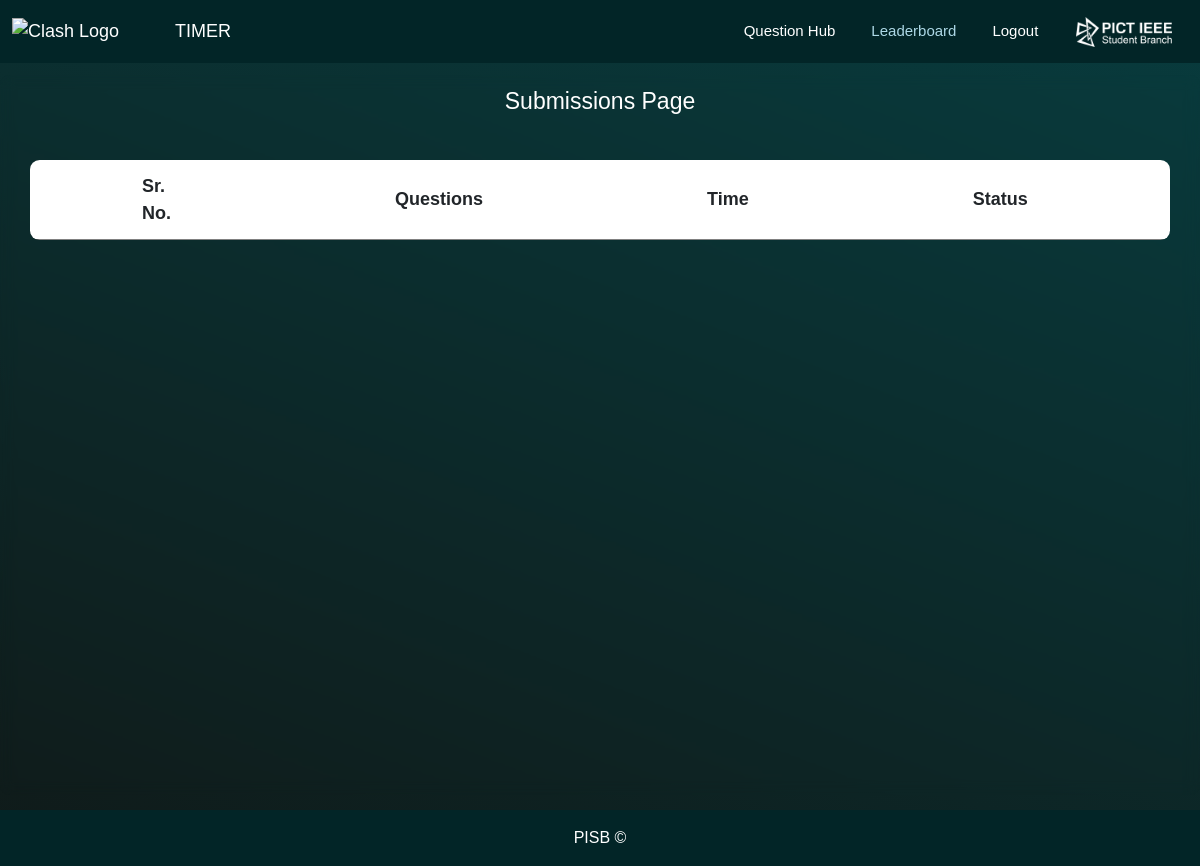
/submissions/ (signed in), run on an earlier commit of the app's database.
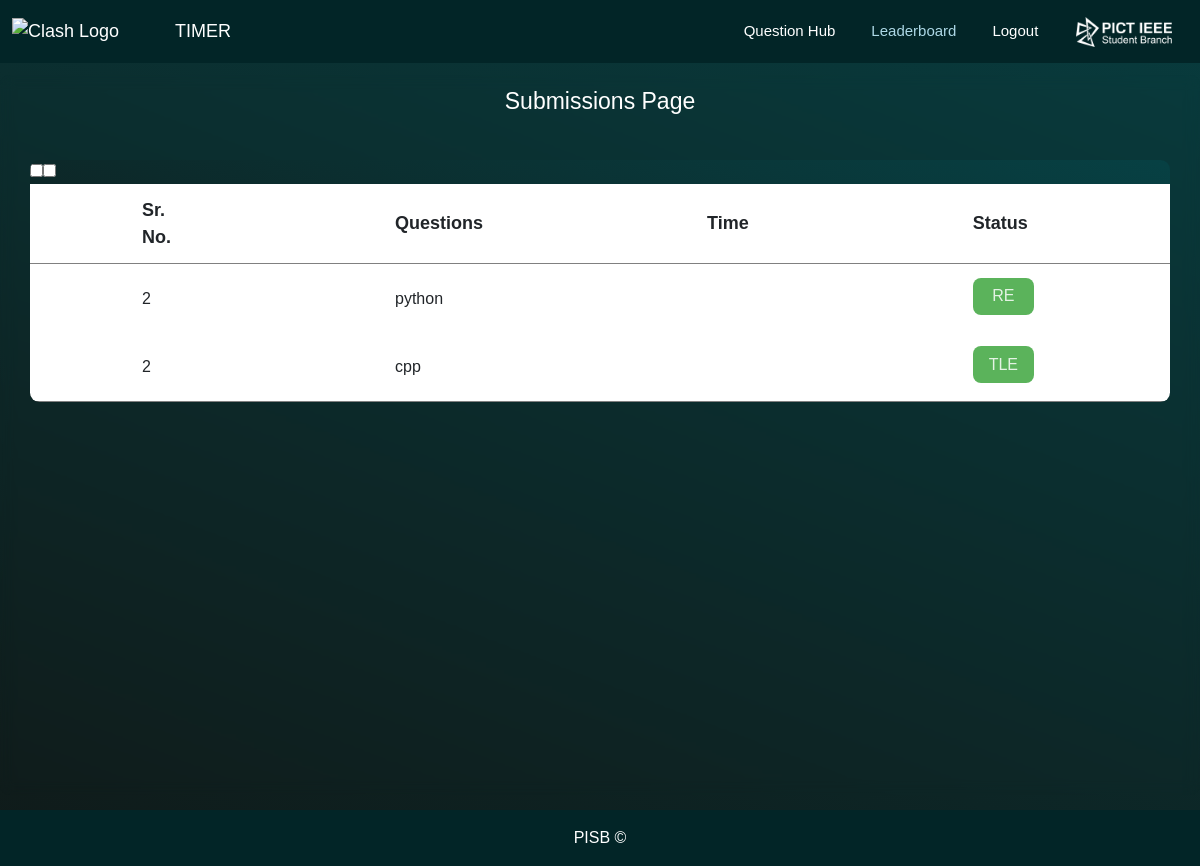
And on a later commit of the database.
### app1/models.py (models this page shows)
class Submission(models.Model):
    team = models.ForeignKey(Team, on_delete=models.CASCADE)
    player = models.ForeignKey(User, on_delete=models.CASCADE)
    q_id = models.ForeignKey(Question,on_delete=models.CASCADE)
    s_language = models.CharField(blank=True, max_length=50)
    s_code = models.TextField(null=True,blank=True)
    s_pt = models.IntegerField(default=0)
    s_time= models.DateTimeField(default = timezone.now)
    q_chices = (
        ('TLE','Time Limit Exceeded'),
        ('CE','Compilation Error'),
        ('RE','Runtime Error'),
    	('WA','Wrong Answer'),
        ('AC' ,'Accepted'),
    )
    q_status = models.CharField(max_length=5,choices=q_chices,blank=True,null=True)
    def __str__(self):
        return f"{self.team}"

class Question(models.Model):
    q_id = models.IntegerField(primary_key=True)
    q_title = models.CharField(max_length=40)
    q_descrp =models.TextField()
    q_ip_formate = models.TextField(null=True,blank=True)
    q_op_formate = models.TextField(null=True,blank=True)
    q_const = models.TextField(null=True,blank=True)
    q_sip = models.TextField(null=True,blank=True)
    q_sop = models.TextField(null=True,blank=True)
    q_diff_level = models.CharField( max_length=50)
    q_point = models.IntegerField(default=0)
    q_aqrcy = models.IntegerField(default=0)
    q_subns = models.IntegerField(default=0)
    q_time_limit = models.IntegerField(null=True,default=1)
    q_memory_limit = models.IntegerField(null=True,default=50000)
    def __str__(self):
        return f"{self.q_id}"

### app1/views.py (the view)
# urls.py: path('submissions/', views.submissions, name='submission'),
@login_required(login_url='login')
def submissions(request):
    user= User.objects.get(username=request.user)
    print("Ffdd",user)
    submissions = Submission.objects.filter(player=user)
    print(submissions)
    return render(request,"app1/SubPage.html",{'submissions':submissions })

### app1/models.py (called while the page is built)
    def __str__(self) -> str:
        return f"{self.id}"

### app1/templates/app1/SubPage.html (shortened to what this page needs)
<!DOCTYPE html>
{% load static %}
<html lang="en">
<head>
  <link href="https://cdn.jsdelivr.net/npm/bootstrap@5.3.0-alpha1/dist/css/bootstrap.min.css" rel="stylesheet"
>
  <link rel="stylesheet" href="{% static 'css/subPagestyles.css' %}">
</head>
<body>
  <nav class="navbar navbar-expand-lg navbarr">
    <div class="container-fluid">
      <a class="navbar-brand navvi" href="https://credenz.in" style="padding: 0px"><img src="{% static 'images/revb.png' %}"
          alt="Clash Logo" height="60px" width="70px" /></a>
      <a class="navbar-brand navvi timer" href="#" style="margin-left: 20px">TIMER
      </a>
      <div class="collapse navbar-collapse stroke" id="navbarSupportedContent">
        <ul class="navbar-nav ms-auto mb-2 mb-lg-0">
          <li class="nav-item">
            <a class="nav-link active navvi" aria-current="page" href="{% url 'questions' %}"
              style="margin-left: 10px; margin-right: 10px; color: white;">Question Hub</a>
          </li>
          <li class="nav-item navvi">
            <a class="nav-link navvi" style="margin-left: 10px; margin-right: 10px; color: lightblue; cursor: pointer"
              href="{% url 'leaderboard' %}" data-bs-target="#LogoutModal">Leaderboard</a>
          </li>
          <li class="nav-item navvi">
            <a class="nav-link navvi" style="margin-left: 10px; margin-right: 10px; cursor: pointer"
              data-bs-toggle="modal" data-bs-target="#LogoutModal">Logout</a>
          </li>
        </ul>
      </div>
      <a class="navbar-brand navvi pisblogo" href="https://pictieee.in" style="padding: 0px; margin-left: 20px"><img
          src="{% static 'images/pisblogo.png' %}" alt="Clash Logo" height="30px" /></a>
    </div>
  </nav>
  <div class="">
        <main class="table">
          <section class="table_header">
              <h2 class="heading">Submissions Page</h1>
          </section>
          <section class="table_body">
              <table>
                  <thead>
                      <tr>
                          <th>Sr. No.</th>
                          <th>Questions</th>
                          <th>Time</th>
                          <th>Status</th>
                          <th>View</th>
                      </tr>
                  </thead>
                  <tbody>
                    {% for submission in submissions %}
                      <tr>
                          <td>{{submission.q_id }}</td>
                          <td>{{submission.s_language}}</td>
                          <td>{{submission.teamTime|time:"h:r"}}</td>
                          <td>
                              <p class="submitted1">{{submission.q_status}}</p>
                          </td>
                          <input type="checkbox" name="s_time" id="s_time" value="{{ submission.s_time }}">
                          <td><button type="submit" class="btn3" data-bs-toggle="modal" data-bs-target="#exampleModal" value="{{ submission.id }} id="see_sub_btn" onclick="show_data('{{ submission.id }}')" name="view">View</button></td>
                      </tr>
                    {% endfor %}
                  </tbody>
              </table>
          </section>
        </main>
    <footer class="text-center fixed-bottom footerr">
      <div class=" container-fluid">
        <div class="footer-text pt-3 pb-3">PISB <span>&copy</span></div>
      </div>
    </footer>
  </div>
</body>
</html>

What changed in the data, as far as the page shows it:
added Submission: q_id "2", s_language "python", q_status "RE"
added Submission: q_id "2", s_language "cpp", q_status "TLE"
